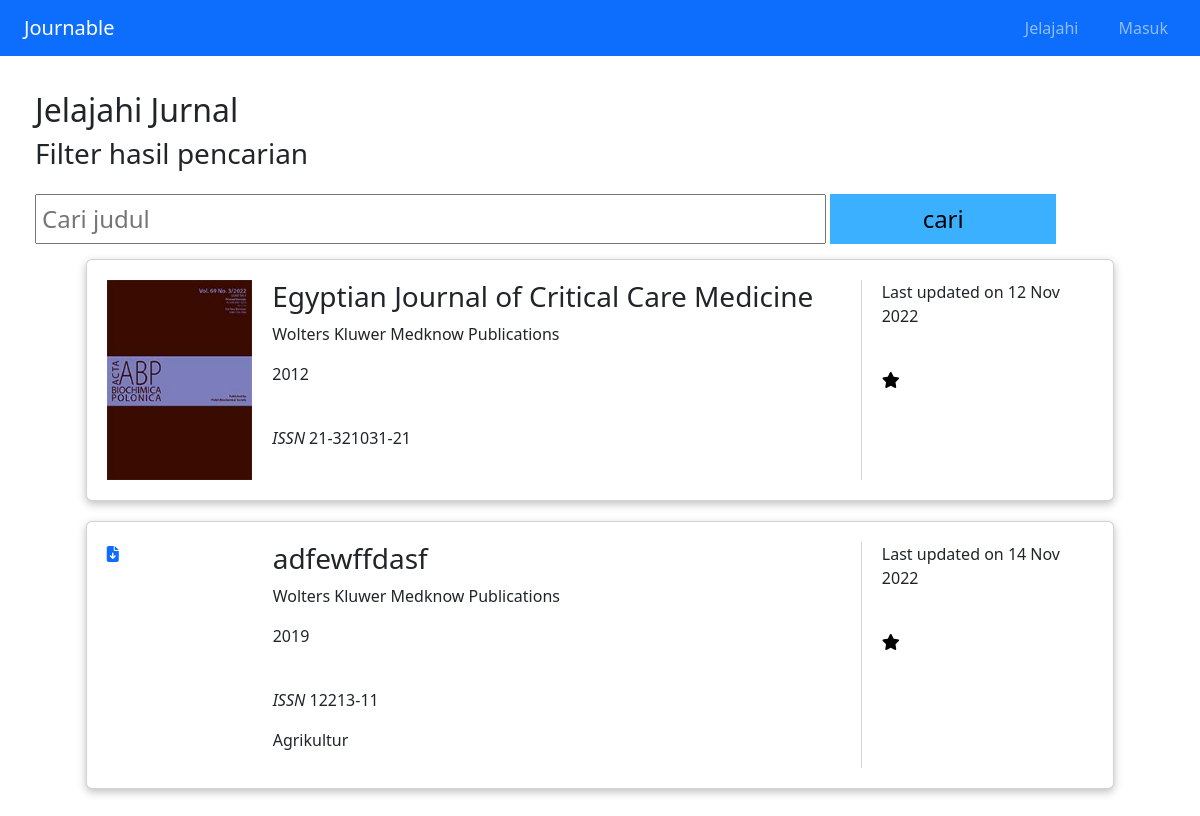
Page /browse.php on the earlier database version.
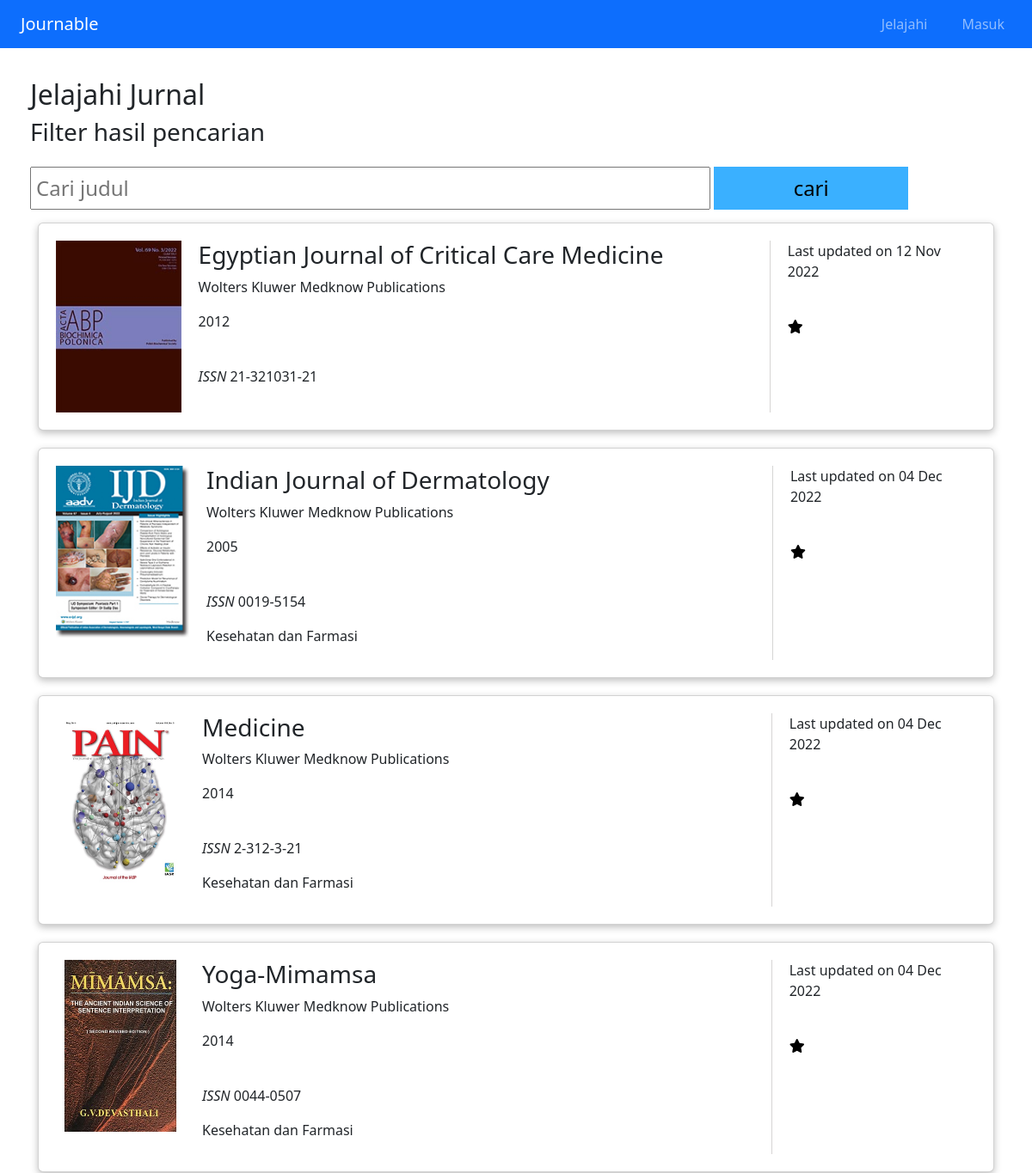
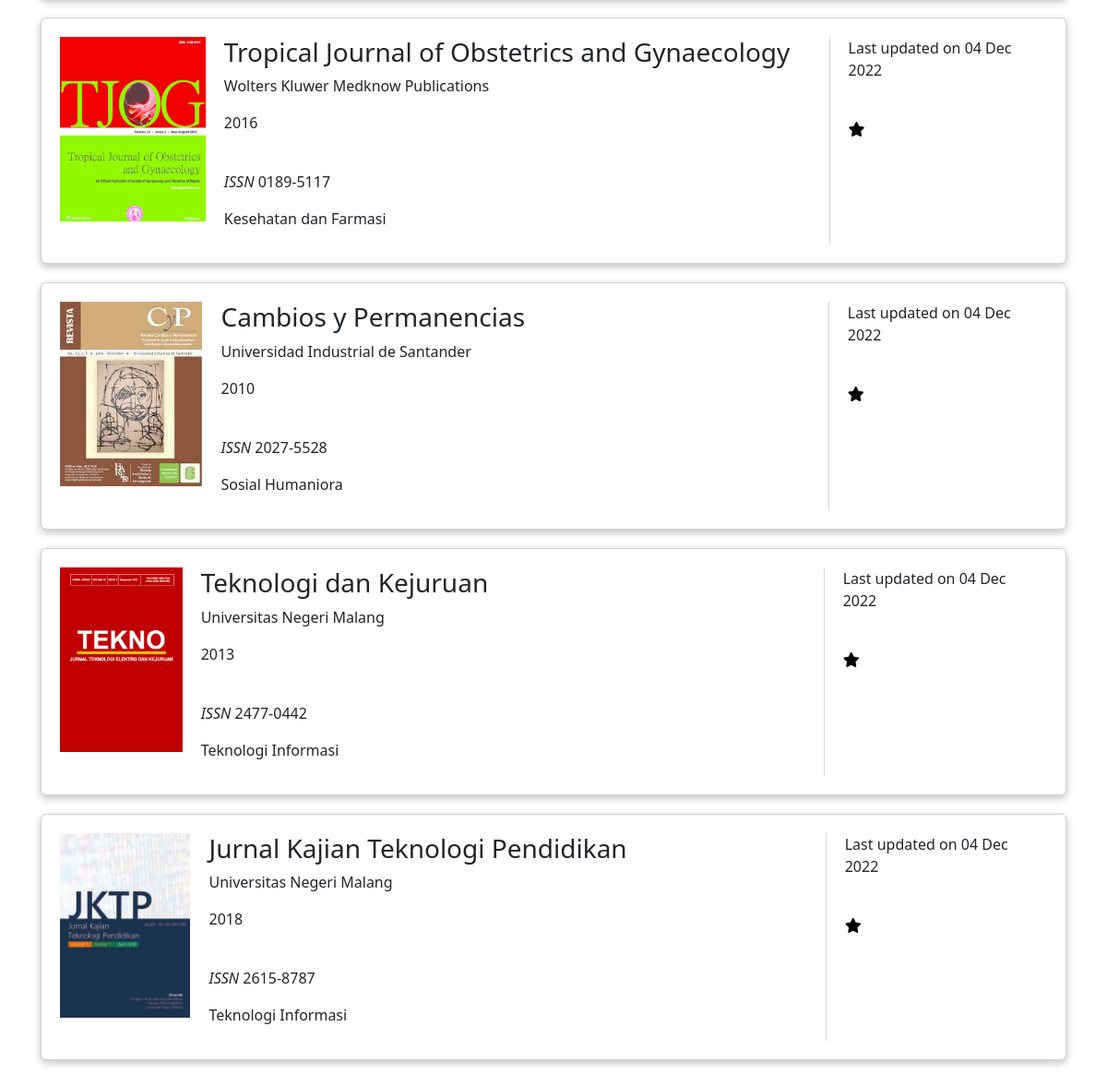
Same page on the later database version (2 pictures, top to bottom).
### tables this page shows
CREATE TABLE `journal` (
  `id` int(10) UNSIGNED NOT NULL,
  `id_publisher` int(10) UNSIGNED NOT NULL,
  `title` varchar(255) NOT NULL,
  `published_date` year(4) NOT NULL,
  `category` varchar(64) DEFAULT NULL,
  `last_updated` datetime DEFAULT NULL,
  `issn` varchar(20) NOT NULL,
  `cover_filename` varchar(255) DEFAULT NULL,
  `journal_filename` varchar(255) DEFAULT NULL
);

CREATE TABLE `publisher` (
  `id` int(10) UNSIGNED NOT NULL,
  `name` varchar(100) NOT NULL,
  `email` varchar(255) NOT NULL,
  `password` varchar(255) NOT NULL,
  `username` varchar(64) DEFAULT NULL
);

### browse.php (the view, shortened to what this page needs)
<!DOCTYPE html>
<html lang="en">
<head>
    <link rel="stylesheet" href="../stylesheet/style-header-footer.css"/>
    <link rel="stylesheet" href="users/stylesheet/browse.css"/>
    <link rel="stylesheet" href="https://cdnjs.cloudflare.com/ajax/libs/font-awesome/6.2.0/css/all.min.css"
/>
    <link href="https://cdn.jsdelivr.net/npm/bootstrap@5.2.3/dist/css/bootstrap.min.css" rel="stylesheet" />
</head>
<body>
<?php
include('includes/header.php');
?>
<div class="all-container">
    <h2>Jelajahi Jurnal</h2>
    <aside class="filter">
        <h3>Filter hasil pencarian</h3>
        <div class="searching">
            <form action="" method="get">
                <input type="text" name="search" placeholder="Cari judul" class="search">
                <input type="submit" name="submit" value="cari" class="cari">
            </form>
        </div>
    </aside>
    <main>
        <ul class="search-results">
            <?php
            require "php/config.php";
            if (isset($_GET['submit'])) {
                $search = $_GET['search'];
                $query = mysqli_query(
                    $db,
                    "SELECT journal.id,
                            title,
                            issn,
                            published_date,
                            category,
                            last_updated,
                            cover_filename,
                            journal_filename,
                            publisher.name
                    FROM journal
                    JOIN publisher ON journal.id_publisher = publisher.id
                    WHERE title LIKE '%$search%'"
                );
            } else {
                $query = mysqli_query(
                    $db,
                    "SELECT journal.id,
                            title,
                            issn,
                            published_date,
                            category,
                            last_updated,
                            cover_filename,
                            journal_filename,
                            publisher.name
                    FROM journal
                    JOIN publisher ON journal.id_publisher = publisher.id"
                );
            }
            while ($row = mysqli_fetch_assoc($query)) {
                ?>
                <li class="card">
                    <?php
                    $journal_filename = $row['journal_filename'];
                    $cover_filename = $row['cover_filename'];
                    if (!$journal_filename) {
                        $journal_filename = '#';
                    }
                    if ($cover_filename) {
                        $title = $row['title'];
                        echo "<a href='../publisher/$journal_filename'>
                            <img src = '../publisher/$cover_filename' alt = 'Cover $title' height = '200px'>
                        </a>";
                    } else {
                        echo "<a href='$journal_filename'>
                            <div style='height: 200px; width: 146px'>
                                <i class='fa-solid fa-file-arrow-down'></i>
                            </div>
                        </a>";
                    }
                    ?>
                    <div class="search-result-main">
                        <h3><?= $row['title'] ?></h3>
                        <p><?= $row['name'] ?></p>
                        <p><?= $row['published_date'] ?></p>
                        <br>
                        <p><i>ISSN </i><?= $row['issn'] ?></p>
                        <p><?= $row['category'] ?></p>
                    </div>
                    <aside class="search-result-aside">
                        <p>Last updated on <?= date('d M Y', strtotime($row['last_updated'])); ?></p>
                        <br>
                        <a href="loginUser.php?id=<?= $row['id'] ?>" class="icon-class"
                           style="text-decoration: none; color: black;"><i
                           class="fa-solid fa-star" style="display: inline-block;"></i></a>
                    </aside>
                </li>
                <?php
            }
            ?>
        </ul>
    </main>
</div>
</body>
</html>

### includes/header.php (shortened to what this page needs)
<nav class="navbar navbar-expand-lg navbar-dark bg-primary">
    <a class="navbar-brand ms-4" href="../index.php">Journable</a>
    <div class="collapse navbar-collapse" id="navbarNav">
        <ul class="navbar-nav ms-auto me-4">
            <?php
            if (isset($_SESSION['loginUser'])) {
                echo "<li class='nav-item ms-4'><a class='nav-link' href='browse.php'>Jelajahi</li>";
                echo "<li class='nav-item ms-4'><a class='nav-link' href='bookmark.php'>Bookmark</a></li>";
                echo "<li class='nav-item ms-4'><a class='nav-link' href='artikel.php'>Upload Artikel</a></li>";
                echo "<li class='nav-item ms-4'><a class='nav-link' href='includes/logout.php'>Keluar</a></li>";
            } else {
                echo "<li class='nav-item ms-4'><a class='nav-link' href='browse.php'>Jelajahi</li>";
                echo "<li class='nav-item ms-4'><a class='nav-link' href='/pilihLogin.php'>Masuk</a></li>";
            }
            ?>
        </ul>
    </div>
</nav>

### stylesheet/style-header-footer.css (style rules this page uses)
body { font-family: "Work Sans", sans-serif; margin: 0; padding: 0; }

### users/stylesheet/browse.css (style rules this page uses)
img { float: left; display: block; }
.all-container { padding: 35px }
.card { box-shadow: rgb(0 0 0 / 25%) 0 3px 8px !important; list-style-type: none !important; padding: 20px !important; margin-bottom: 20px !important; overflow: auto !important; display: flex !important; flex-flow: row !important; }
.search-result-main { border-right: 1px solid rgba(92, 89, 86, 0.25); width: 70%; float: left; padding-left: 20px; padding-right: 20px; }
.search-result-aside { padding-left: 20px; padding-right: 20px; float: left; }
.search-results { padding: 0; }
.filter { width: 100%; }
.filter input[type=text] { width: 70%; margin: 15px 0; padding: 5px; font-size: 3vh; }
.filter input[type=submit] { background-color: #3AB0FF; cursor: pointer; border: 2px solid #3AB0FF; color: black; width: 20%; margin: 15px 0; padding: 5px; font-size: 3vh; }
main { width: 100%; height: 100%; display: flex; justify-content: space-around; align-items: center; flex-wrap: wrap; }

Differences in the rows shown:
removed journal: title "adfewffdasf", id_publisher.name "Wolters Kluwer Medknow Publications", published_date "2019", issn "12213-11", category "Agrikultur", last_updated "14 Nov 2022"
added journal: cover_filename (picture), title "Indian Journal of Dermatology", id_publisher.name "Wolters Kluwer Medknow Publications", published_date "2005", issn "0019-5154", category "Kesehatan dan Farmasi", last_updated "04 Dec 2022"
added journal: cover_filename+title (picture), title "Medicine", id_publisher.name "Wolters Kluwer Medknow Publications", published_date "2014", issn "2-312-3-21", category "Kesehatan dan Farmasi", last_updated "04 Dec 2022"
added journal: cover_filename+title (picture), title "Yoga-Mimamsa", id_publisher.name "Wolters Kluwer Medknow Publications", published_date "2014", issn "0044-0507", category "Kesehatan dan Farmasi", last_updated "04 Dec 2022"
added journal: cover_filename (picture), title "Tropical Journal of Obstetrics and Gynaecology", id_publisher.name "Wolters Kluwer Medknow Publications", published_date "2016", issn "0189-5117", category "Kesehatan dan Farmasi", last_updated "04 Dec 2022"
added journal: cover_filename (picture), title "Cambios y Permanencias", id_publisher.name "Universidad Industrial de Santander", published_date "2010", issn "2027-5528", category "Sosial Humaniora", last_updated "04 Dec 2022"
added journal: cover_filename (picture), title "Teknologi dan Kejuruan", id_publisher.name "Universitas Negeri Malang", published_date "2013", issn "2477-0442", category "Teknologi Informasi", last_updated "04 Dec 2022"
added journal: cover_filename (picture), title "Jurnal Kajian Teknologi Pendidikan", id_publisher.name "Universitas Negeri Malang", published_date "2018", issn "2615-8787", category "Teknologi Informasi", last_updated "04 Dec 2022"
